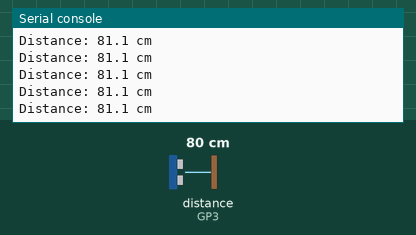
A program run on a simulated Raspberry Pi Pico running MicroPython. Shown: the last lines printed to the serial console. Inputs (shaded band) come from the test bench; at power-on: distance to the obstacle (sensor on GP3) 80 cm. The echo pulse lasts 58.3 µs per cm.

Above: at 1.2 s.
1.3 s: distance to the obstacle (sensor on GP3) set to 2 cm
At 1.38 s:
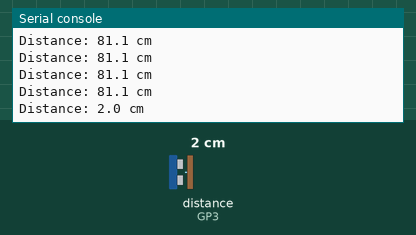
2.8 s: distance to the obstacle (sensor on GP3) set to 4 cm
At 2.89 s:
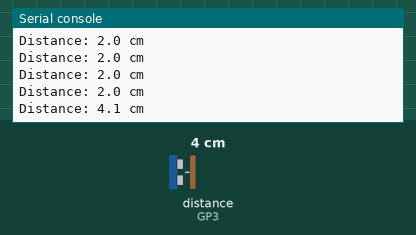
Timing chart, 0 to 5.8 s (numbered marks = the images above; inputs shaded):
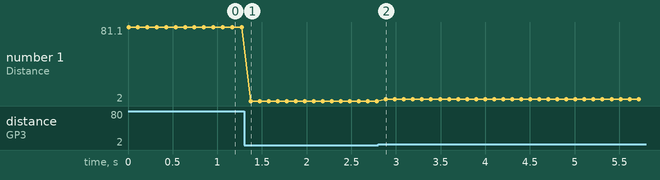

The program:

sonar1.py
```python
from machine import Pin, time_pulse_us
import time

TRIG = Pin(2, Pin.OUT)
ECHO = Pin(3, Pin.IN)

TRIG.low()

def get_distance():

    # Trigger
    TRIG.low()
    time.sleep_us(5)

    TRIG.high()
    time.sleep_us(20)
    TRIG.low()

    # Measure echo pulse
    pulse = time_pulse_us(ECHO, 1, 100000)

    if pulse < 0:
        return None

    return pulse / 57.5


while True:

    distance = get_distance()

    if distance is None:
        print("NO ECHO")
    else:
        print("Distance: {:.1f} cm".format(distance))

    time.sleep_ms(100)
```

Measured:
- after the input at 1.3 s, the serial console: prints a new line after 0.07 s (image 1)
- after the input at 2.8 s, the serial console: prints a new line after 0.09 s (image 2)
- plotted number 1: 81.1 → 2 after the input at 1.3 s, 2 → 4.1 after the input at 2.8 s
